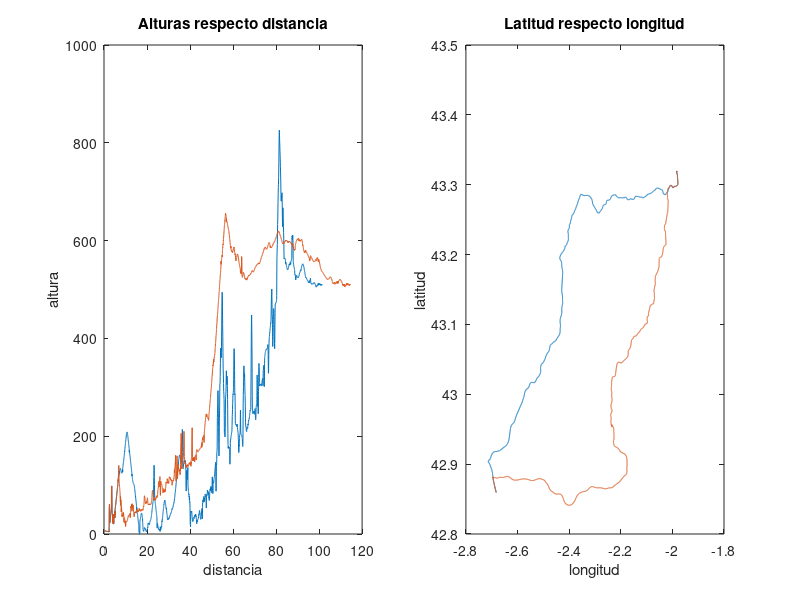

MATLAB code to generate this figure:
autopista=dlmread('a1-height.csv');
nacional=dlmread('n1-height.csv');

latitud=autopista(:,1);
longitud=autopista(:,2);
altura=autopista(:,3);
distancia=autopista(:,4);

latitud2=nacional(:,1);
longitud2=nacional(:,2);
altura2=nacional(:,3);
distancia2=nacional(:,4);

subplot(1,2,1)
alturas=plot(distancia,altura,distancia2,altura2);
ylabel('altura')
xlabel('distancia')
title('Alturas respecto distancia')
subplot(1,2,2)
latitudes=plot(longitud,latitud,longitud2,latitud2);
ylabel('latitud')
xlabel('longitud')
title('Latitud respecto longitud')

